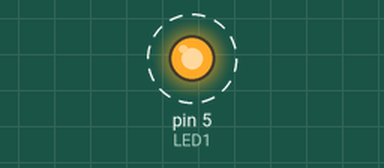
Bench run of a sketch on a simulated Arduino Uno, built with avr-gcc and run on an emulated ATmega328P. On the bench: output pins drawn as LEDs (lit = HIGH). Dashed ring = blinking.

Above: at 0.02 s.
Timing chart, 0 to 3.0 s (numbered marks = the images above):
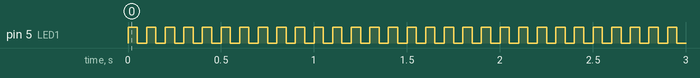

The sketch:

LED_Blink_Function.ino
```cpp
#define LED1 5
//#define LED2 7

void setup() {
  // put your setup code here, to run once:
  pinMode(LED1,OUTPUT);
 // pinMode(LED2,OUTPUT);
}

void loop() {
  // put your main code here, to run repeatedly:
  BlinkLed(LED1, 50);
}

void BlinkLed(int pin, int del_val){
  digitalWrite(pin,HIGH);
  delay(del_val);
  digitalWrite(pin,LOW);
  delay(del_val);
/*
  digitalWrite(LED2,HIGH);
  delay(400);
  digitalWrite(LED2,LOW);
  delay(400);
 */
}
```

Measured:
- by itself, pin 5 (LED1): alternates HIGH for 0.05 s and LOW for 0.05 s
